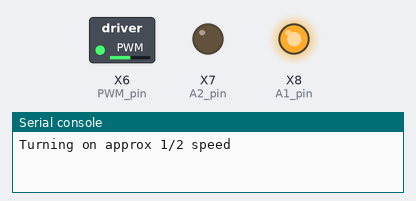
This program was run on a simulated pyboard running MicroPython. On the bench: switched loads named in the program (green lamp = pin HIGH), output pins drawn as LEDs (lit = HIGH), the last lines printed to the serial console. Library files of the repository ran but are not shown: 1 file(s). At 21.0 s the program stops and its outputs stay as they are.

Above: at 0.05 s.
At 2.05 s:
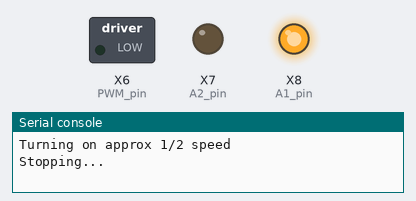
At 2.15 s:
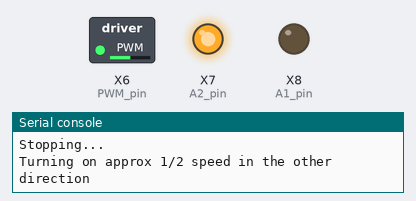
At 4.15 s:
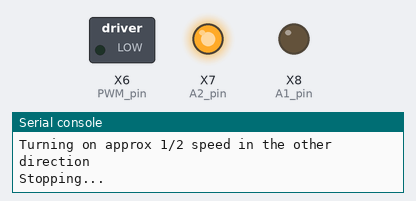
Timing chart, 0 to 5.5 s (numbered marks = the images above):
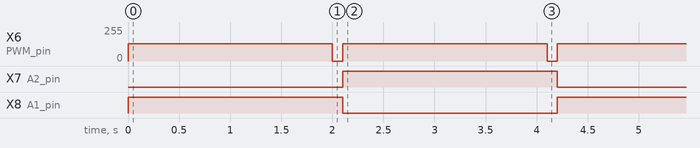

The program:

main.py
```python
###############################################################################
# main.py
#
# This script will control a single DC motor using a TB6612 motor driver board.
# It should work with all Toshiba TB6612 driver breakouts, but has only been
# tested with the Adafruit one:
#  https://www.adafruit.com/product/2448
#
# Motor driver shec sheet - https://cdn-shop.adafruit.com/datasheets/TB6612FNG_datasheet_en_20121101.pdf
# Adafruit Overview - https://learn.adafruit.com/adafruit-tb6612-h-bridge-dc-stepper-motor-driver-breakout
#
# Created: 11/01/17
#   - Joshua Vaughan
#   - joshua.vaughan@louisiana.edu
#   - http://www.ucs.louisiana.edu/~jev9637
#
# Modified:
#   *
#
# TODO:
#   *
###############################################################################

import pyb  # import the pyboard module
import time # import the time module

# We need to set up two digital outputs that we will use to control the
# direction of the motor.
A1_pin = pyb.Pin("X8", pyb.Pin.OUT_PP, pull=pyb.Pin.PULL_DOWN)
A2_pin = pyb.Pin("X7", pyb.Pin.OUT_PP, pull=pyb.Pin.PULL_DOWN)

# We also need to set up a third pin to control the speed of the motor. This
# output needs to have PWM capabilities, so it should be connected to a pin
# that has an associated timer on the pyboard
PWM_pin = pyb.Pin("X6")
PWM_TIMER = pyb.Timer(2, freq=20000)
PWM_CHANNEL = PWM_TIMER.channel(1, pyb.Timer.PWM, pin=PWM_pin)


try:
    # This for loop will run 5 times
    for counter in range(5):
        print("Turning on approx 1/2 speed")

        # to turn the motor in one direction, A1 should be high and A2 low
        A1_pin.value(1)
        A2_pin.value(0)

        # We set the speed by setting the duty cycle of the PWM command
        PWM_CHANNEL.pulse_width_percent(50)

        # Sleep 2 seconds. The motor should keep running
        time.sleep(2)

        print("Stopping...")
        # To stop the motor, we should set the duty cycle to 0
        PWM_CHANNEL.pulse_width_percent(0)
        time.sleep_ms(100)         # Sleep briefly to let the motor stop


        print("Turning on approx 1/2 speed in the other direction")
        # to turn the motor in one direction, A0 should be high and A1 low
        A1_pin.value(0)
        A2_pin.value(1)

        # We set the speed by setting the duty cycle of the PWM command
        PWM_CHANNEL.pulse_width_percent(50)

        # Sleep 2 seconds. The motor should keep running
        time.sleep(2)

        print("Stopping...")
        # To stop the motor, we should set the duty cycle to 0
        PWM_CHANNEL.pulse_width_percent(0)
        time.sleep_ms(100)         # Sleep briefly to let the motor stop

except:
    print("Some Error Occurred. Stopping motor.")
    # To stop the motor, we should set the duty cycle to 0
    PWM_CHANNEL.pulse_width_percent(0)

    # If we call raise here, we'll still get the information on why the
    # exception was raised in the first place. Without this, we do not.
    raise 
```

Measured:
- by itself, X6 (PWM_pin): alternates 128/255 for 2.0 s and 0/255 for 0.10 s
- by itself, X7 (A2_pin): alternates HIGH for 2.1 s and LOW for 2.1 s, 9 changes in all, then stays HIGH
- by itself, X8 (A1_pin): alternates HIGH for 2.1 s and LOW for 2.1 s, 10 changes in all, then stays LOW
